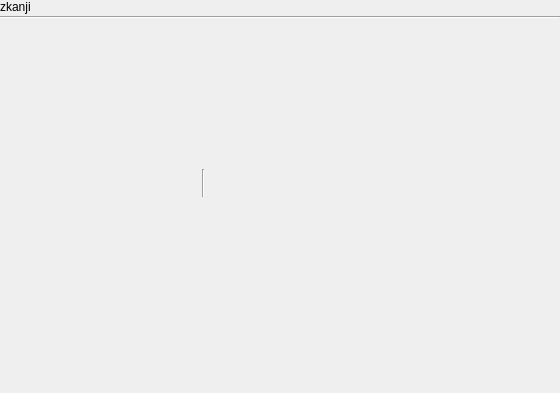
<?xml version="1.0" encoding="UTF-8"?>
<ui version="4.0">
 <class>PopupDictionary</class>
 <widget class="ZWindow" name="PopupDictionary">
  <property name="geometry">
   <rect>
    <x>0</x>
    <y>0</y>
    <width>560</width>
    <height>393</height>
   </rect>
  </property>
  <property name="windowTitle">
   <string>zkanji - Popup Dictionary</string>
  </property>
  <widget class="QWidget" name="centralwidget">
   <layout class="QVBoxLayout" name="layout" stretch="0,1">
    <property name="spacing">
     <number>0</number>
    </property>
    <property name="leftMargin">
     <number>0</number>
    </property>
    <property name="topMargin">
     <number>0</number>
    </property>
    <property name="rightMargin">
     <number>0</number>
    </property>
    <property name="bottomMargin">
     <number>0</number>
    </property>
    <item>
     <widget class="QWidget" name="captionWidget" native="true">
      <layout class="QVBoxLayout" name="verticalLayout">
       <property name="spacing">
        <number>2</number>
       </property>
       <property name="leftMargin">
        <number>0</number>
       </property>
       <property name="topMargin">
        <number>0</number>
       </property>
       <property name="rightMargin">
        <number>0</number>
       </property>
       <property name="bottomMargin">
        <number>0</number>
       </property>
       <item>
        <layout class="QHBoxLayout" name="captionLayout">
         <property name="spacing">
          <number>0</number>
         </property>
         <item>
          <widget class="QLabel" name="label">
           <property name="sizePolicy">
            <sizepolicy hsizetype="Expanding" vsizetype="Fixed">
             <horstretch>0</horstretch>
             <verstretch>0</verstretch>
            </sizepolicy>
           </property>
           <property name="text">
            <string notr="true">zkanji</string>
           </property>
           <property name="textInteractionFlags">
            <set>Qt::NoTextInteraction</set>
           </property>
          </widget>
         </item>
        </layout>
       </item>
       <item>
        <widget class="Line" name="line">
         <property name="orientation">
          <enum>Qt::Horizontal</enum>
         </property>
        </widget>
       </item>
      </layout>
     </widget>
    </item>
    <item>
     <widget class="DictionaryWidget" name="dictionary" native="true">
      <widget class="QWidget" name="controlWidget" native="true">
       <property name="geometry">
        <rect>
         <x>200</x>
         <y>150</y>
         <width>40</width>
         <height>28</height>
        </rect>
       </property>
       <layout class="QHBoxLayout" name="controlLayout">
        <property name="spacing">
         <number>0</number>
        </property>
        <property name="leftMargin">
         <number>2</number>
        </property>
        <property name="topMargin">
         <number>0</number>
        </property>
        <property name="rightMargin">
         <number>0</number>
        </property>
        <property name="bottomMargin">
         <number>0</number>
        </property>
        <item>
         <widget class="Line" name="line_2">
          <property name="orientation">
           <enum>Qt::Vertical</enum>
          </property>
         </widget>
        </item>
        <item>
         <widget class="QToolButton" name="floatButton">
          <property name="icon">
           <iconset resource="../Resources/resources.qrc">
            <normaloff>:/floatwnd.svg</normaloff>:/floatwnd.svg</iconset>
          </property>
          <property name="iconSize">
           <size>
            <width>18</width>
            <height>18</height>
           </size>
          </property>
          <property name="autoRaise">
           <bool>true</bool>
          </property>
         </widget>
        </item>
        <item>
         <widget class="QToolButton" name="pinButton">
          <property name="icon">
           <iconset resource="../Resources/resources.qrc">
            <normaloff>:/closex.svg</normaloff>:/closex.svg</iconset>
          </property>
          <property name="iconSize">
           <size>
            <width>18</width>
            <height>18</height>
           </size>
          </property>
          <property name="checkable">
           <bool>true</bool>
          </property>
          <property name="autoRaise">
           <bool>true</bool>
          </property>
         </widget>
        </item>
       </layout>
      </widget>
     </widget>
    </item>
   </layout>
  </widget>
 </widget>
 <customwidgets>
  <customwidget>
   <class>DictionaryWidget</class>
   <extends>QWidget</extends>
   <header>dictionarywidget.h</header>
   <container>1</container>
  </customwidget>
  <customwidget>
   <class>ZWindow</class>
   <extends>QMainWindow</extends>
   <header>zwindow.h</header>
   <container>1</container>
  </customwidget>
 </customwidgets>
 <resources>
  <include location="Resources/resources.qrc"/>
 </resources>
 <connections/>
</ui>
